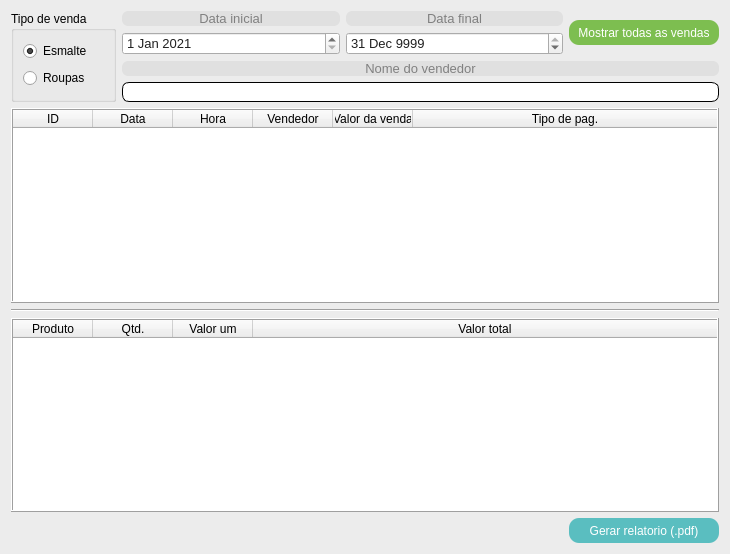
<?xml version="1.0" encoding="UTF-8"?>
<ui version="4.0">
 <class>fm_transacao_vendedor</class>
 <widget class="QDialog" name="fm_transacao_vendedor">
  <property name="geometry">
   <rect>
    <x>0</x>
    <y>0</y>
    <width>730</width>
    <height>554</height>
   </rect>
  </property>
  <property name="windowTitle">
   <string>Transações de vendedores</string>
  </property>
  <property name="styleSheet">
   <string notr="true">QDialog{
background:#ececec
}</string>
  </property>
  <layout class="QGridLayout" name="gridLayout">
   <item row="0" column="0" rowspan="2">
    <widget class="QGroupBox" name="gbVenda">
     <property name="sizePolicy">
      <sizepolicy hsizetype="Maximum" vsizetype="Preferred">
       <horstretch>0</horstretch>
       <verstretch>0</verstretch>
      </sizepolicy>
     </property>
     <property name="title">
      <string>Tipo de venda</string>
     </property>
     <layout class="QVBoxLayout" name="verticalLayout_2">
      <item>
       <widget class="QRadioButton" name="rbEsmalte">
        <property name="sizePolicy">
         <sizepolicy hsizetype="Maximum" vsizetype="Fixed">
          <horstretch>0</horstretch>
          <verstretch>0</verstretch>
         </sizepolicy>
        </property>
        <property name="text">
         <string>Esmalte</string>
        </property>
        <property name="checked">
         <bool>true</bool>
        </property>
       </widget>
      </item>
      <item>
       <widget class="QRadioButton" name="rbRoupa">
        <property name="sizePolicy">
         <sizepolicy hsizetype="Maximum" vsizetype="Fixed">
          <horstretch>0</horstretch>
          <verstretch>0</verstretch>
         </sizepolicy>
        </property>
        <property name="text">
         <string>Roupas</string>
        </property>
       </widget>
      </item>
     </layout>
    </widget>
   </item>
   <item row="0" column="1">
    <layout class="QVBoxLayout" name="vlDataInicial">
     <item>
      <widget class="QLabel" name="lbDataInicial">
       <property name="styleSheet">
        <string notr="true">QLabel{
background:#e0e0e0;
color:#808080;
font-size:10pt;
border:none;
border-radius:6px;
}</string>
       </property>
       <property name="text">
        <string>Data inicial</string>
       </property>
       <property name="alignment">
        <set>Qt::AlignCenter</set>
       </property>
      </widget>
     </item>
     <item>
      <widget class="QDateEdit" name="dateInicial">
       <property name="styleSheet">
        <string notr="true">QDateEdit{
color:#202020;
font-size:10pt;
}</string>
       </property>
       <property name="minimumDateTime">
        <datetime>
         <hour>0</hour>
         <minute>0</minute>
         <second>0</second>
         <year>2021</year>
         <month>1</month>
         <day>1</day>
        </datetime>
       </property>
       <property name="date">
        <date>
         <year>2021</year>
         <month>1</month>
         <day>1</day>
        </date>
       </property>
      </widget>
     </item>
    </layout>
   </item>
   <item row="0" column="2">
    <layout class="QVBoxLayout" name="vlDataFinal">
     <item>
      <widget class="QLabel" name="lbDataFinal">
       <property name="styleSheet">
        <string notr="true">QLabel{
background:#e0e0e0;
color:#808080;
font-size:10pt;
border:none;
border-radius:6px;
}</string>
       </property>
       <property name="text">
        <string>Data final</string>
       </property>
       <property name="alignment">
        <set>Qt::AlignCenter</set>
       </property>
      </widget>
     </item>
     <item>
      <widget class="QDateEdit" name="dateFinal">
       <property name="styleSheet">
        <string notr="true">QDateEdit{
color:#202020;
font-size:10pt;
}</string>
       </property>
       <property name="minimumDateTime">
        <datetime>
         <hour>0</hour>
         <minute>0</minute>
         <second>0</second>
         <year>2021</year>
         <month>1</month>
         <day>1</day>
        </datetime>
       </property>
       <property name="date">
        <date>
         <year>9999</year>
         <month>12</month>
         <day>31</day>
        </date>
       </property>
      </widget>
     </item>
    </layout>
   </item>
   <item row="0" column="3">
    <widget class="QPushButton" name="pushButton_2">
     <property name="sizePolicy">
      <sizepolicy hsizetype="Maximum" vsizetype="Maximum">
       <horstretch>0</horstretch>
       <verstretch>0</verstretch>
      </sizepolicy>
     </property>
     <property name="minimumSize">
      <size>
       <width>150</width>
       <height>25</height>
      </size>
     </property>
     <property name="cursor">
      <cursorShape>PointingHandCursor</cursorShape>
     </property>
     <property name="styleSheet">
      <string notr="true">QPushButton:enabled{background:#7dbe50;}
QPushButton:disabled{background:#aaff7f;}
QPushButton:pressed{background:#aaff00;}
QPushButton{
color:#ffffff;
font-size:9pt;
border:none;
border-radius:10px;
}</string>
     </property>
     <property name="text">
      <string>Mostrar todas as vendas</string>
     </property>
    </widget>
   </item>
   <item row="1" column="1" colspan="3">
    <layout class="QVBoxLayout" name="verticalLayout">
     <item>
      <widget class="QLabel" name="lbVendedor">
       <property name="styleSheet">
        <string notr="true">QLabel{
background:#e0e0e0;
color:#808080;
font-size:10pt;
border:none;
border-radius:6px;
}</string>
       </property>
       <property name="text">
        <string>Nome do vendedor</string>
       </property>
       <property name="alignment">
        <set>Qt::AlignCenter</set>
       </property>
      </widget>
     </item>
     <item>
      <widget class="QLineEdit" name="lineVendedor">
       <property name="sizePolicy">
        <sizepolicy hsizetype="Expanding" vsizetype="Maximum">
         <horstretch>0</horstretch>
         <verstretch>0</verstretch>
        </sizepolicy>
       </property>
       <property name="minimumSize">
        <size>
         <width>150</width>
         <height>20</height>
        </size>
       </property>
       <property name="styleSheet">
        <string notr="true">QLineEdit:enabled{background:#ffffff;}
QLineEdit:disabled{background:#e7e7e7;}
QLineEdit{
color:#303030;
font-size:9pt;
border-radius:7px;
border:1px solid black;
}</string>
       </property>
      </widget>
     </item>
    </layout>
   </item>
   <item row="2" column="0" colspan="4">
    <widget class="QTableWidget" name="twVendedor">
     <property name="cursor" stdset="0">
      <cursorShape>PointingHandCursor</cursorShape>
     </property>
     <property name="styleSheet">
      <string notr="true">QTableWidget{
color:#303030;
font-size:9pt;
}</string>
     </property>
     <property name="frameShape">
      <enum>QFrame::Box</enum>
     </property>
     <property name="frameShadow">
      <enum>QFrame::Raised</enum>
     </property>
     <property name="editTriggers">
      <set>QAbstractItemView::NoEditTriggers</set>
     </property>
     <property name="selectionMode">
      <enum>QAbstractItemView::SingleSelection</enum>
     </property>
     <property name="selectionBehavior">
      <enum>QAbstractItemView::SelectRows</enum>
     </property>
     <property name="sortingEnabled">
      <bool>true</bool>
     </property>
     <attribute name="horizontalHeaderMinimumSectionSize">
      <number>50</number>
     </attribute>
     <attribute name="horizontalHeaderDefaultSectionSize">
      <number>80</number>
     </attribute>
     <attribute name="horizontalHeaderHighlightSections">
      <bool>false</bool>
     </attribute>
     <attribute name="horizontalHeaderStretchLastSection">
      <bool>true</bool>
     </attribute>
     <attribute name="verticalHeaderVisible">
      <bool>false</bool>
     </attribute>
     <attribute name="verticalHeaderHighlightSections">
      <bool>false</bool>
     </attribute>
     <column>
      <property name="text">
       <string>ID</string>
      </property>
     </column>
     <column>
      <property name="text">
       <string>Data</string>
      </property>
     </column>
     <column>
      <property name="text">
       <string>Hora</string>
      </property>
     </column>
     <column>
      <property name="text">
       <string>Vendedor</string>
      </property>
     </column>
     <column>
      <property name="text">
       <string>Valor da venda</string>
      </property>
     </column>
     <column>
      <property name="text">
       <string>Tipo de pag.</string>
      </property>
     </column>
    </widget>
   </item>
   <item row="4" column="0" colspan="4">
    <widget class="QTableWidget" name="twProdutos">
     <property name="cursor" stdset="0">
      <cursorShape>PointingHandCursor</cursorShape>
     </property>
     <property name="styleSheet">
      <string notr="true">QTableWidget{
color:#303030;
font-size:9pt;
}</string>
     </property>
     <property name="frameShape">
      <enum>QFrame::Box</enum>
     </property>
     <property name="frameShadow">
      <enum>QFrame::Raised</enum>
     </property>
     <property name="editTriggers">
      <set>QAbstractItemView::NoEditTriggers</set>
     </property>
     <property name="selectionMode">
      <enum>QAbstractItemView::SingleSelection</enum>
     </property>
     <property name="selectionBehavior">
      <enum>QAbstractItemView::SelectRows</enum>
     </property>
     <property name="sortingEnabled">
      <bool>true</bool>
     </property>
     <attribute name="horizontalHeaderMinimumSectionSize">
      <number>50</number>
     </attribute>
     <attribute name="horizontalHeaderDefaultSectionSize">
      <number>80</number>
     </attribute>
     <attribute name="horizontalHeaderHighlightSections">
      <bool>false</bool>
     </attribute>
     <attribute name="horizontalHeaderStretchLastSection">
      <bool>true</bool>
     </attribute>
     <attribute name="verticalHeaderVisible">
      <bool>false</bool>
     </attribute>
     <attribute name="verticalHeaderHighlightSections">
      <bool>false</bool>
     </attribute>
     <column>
      <property name="text">
       <string>Produto</string>
      </property>
     </column>
     <column>
      <property name="text">
       <string>Qtd.</string>
      </property>
     </column>
     <column>
      <property name="text">
       <string>Valor um</string>
      </property>
     </column>
     <column>
      <property name="text">
       <string>Valor total</string>
      </property>
     </column>
    </widget>
   </item>
   <item row="3" column="0" colspan="4">
    <widget class="Line" name="line">
     <property name="orientation">
      <enum>Qt::Horizontal</enum>
     </property>
    </widget>
   </item>
   <item row="5" column="3">
    <widget class="QPushButton" name="btnRelatorio">
     <property name="sizePolicy">
      <sizepolicy hsizetype="Maximum" vsizetype="Maximum">
       <horstretch>0</horstretch>
       <verstretch>0</verstretch>
      </sizepolicy>
     </property>
     <property name="minimumSize">
      <size>
       <width>150</width>
       <height>25</height>
      </size>
     </property>
     <property name="cursor">
      <cursorShape>PointingHandCursor</cursorShape>
     </property>
     <property name="styleSheet">
      <string notr="true">QPushButton:enabled{background:#5abec0;}
QPushButton:disabled{background:#2fbec0;}
QPushButton:pressed{background:#73bebe;}
QPushButton{
color:#ffffff;
font-size:9pt;
border:none;
border-radius:10px;
}</string>
     </property>
     <property name="text">
      <string>Gerar relatorio (.pdf)</string>
     </property>
    </widget>
   </item>
  </layout>
 </widget>
 <tabstops>
  <tabstop>dateInicial</tabstop>
  <tabstop>dateFinal</tabstop>
  <tabstop>lineVendedor</tabstop>
  <tabstop>twVendedor</tabstop>
  <tabstop>twProdutos</tabstop>
  <tabstop>pushButton_2</tabstop>
 </tabstops>
 <resources/>
 <connections/>
</ui>
